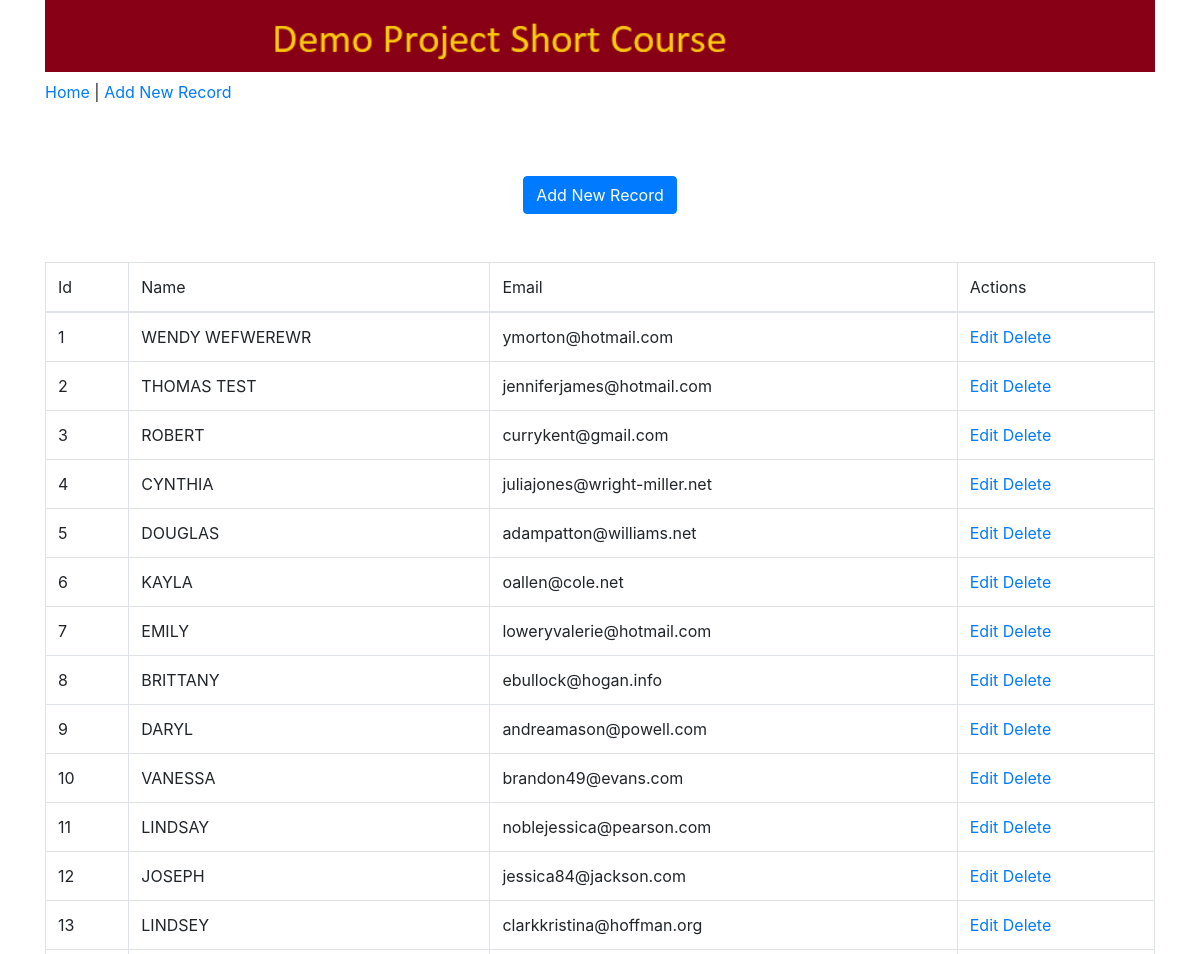
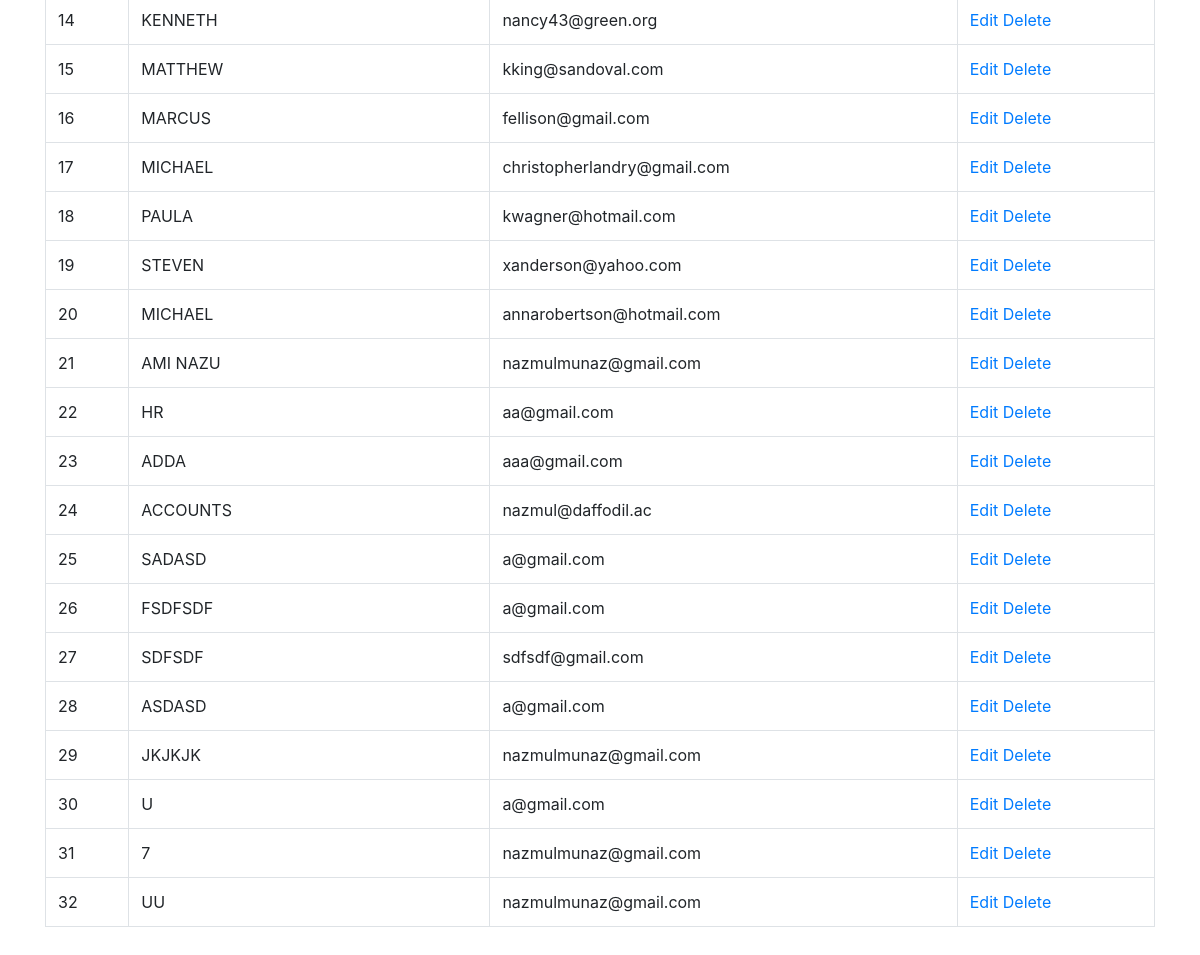
The page / on the database its author committed (2 pictures, top to bottom).
### less4App/models.py (models this page shows, shortened)
class Employee(models.Model):
    id = models.AutoField(primary_key=True)
    name = models.CharField("Employee Name", max_length=100)
    email = models.EmailField("Email Address", max_length=100)
    dob = models.DateTimeField("Date of Birth",help_text="Format: yyyy/mm/dd")
    salary = models.FloatField("Monthly Salary")
    class Meta:
        db_table = "employees"

### less4App/views.py (the view)
# urls.py: path('', views.index,name="index"),
def index(request):
    emp = Employee.objects.all()
    context = {'title': 'Welcome', 'employees': emp}
    return render(request, 'index.html', context)

### less4App/templates/index.html (shortened to what this page needs)
{% extends 'base.html' %}
{% block content %}
    <div class="">
      <br>
      <center><a href="/create" class="btn btn-primary">Add New Record</a></center>
      <br><br>
    </div>
    <table class="table table-bordered" id="emptable" data-page-length='5'>
      <thead class="thead-dark">
        <tr>
          <td>Id</td>
          <td>Name</td>
          <td>Email</td>
          <td>Actions</td>
        </tr>
      </thead>
      <tbody>
        {% for emp in employees %}
        <tr>
          <td>{{emp.id}}</td>
          <td>{{emp.name | upper }}</td>
          <td>{{emp.email}}</td>
          <td>
                <a href="/edit/{{ emp.id }}">Edit</a>
                <a href="/delete/{{ emp.id }}">Delete</a>
          </td>
        </tr>
        {% endfor %}
      </tbody>
    </table>
<br>
{% endblock %}

### less4App/templates/base.html (shortened to what this page needs)
{% load staticfiles %}
<!DOCTYPE html>
<html lang="en">
  <head>
   <link rel="stylesheet" href="https://stackpath.bootstrapcdn.com/bootstrap/4.3.1/css/bootstrap.min.css">
  <link rel="stylesheet" type="text/css" href="https://cdn.datatables.net/v/bs4-4.1.1/dt-1.10.18/datatables.min.css"/>
  <link href="https://cdnjs.cloudflare.com/ajax/libs/bootstrap-datepicker/1.7.1/css/bootstrap-datepicker.min.css" rel="stylesheet"/>
  </head>
<body>
  <header>
    <div class="container">
      <div class="row">
        <div class="col-sm-12">
          <h1>
            <a href="">
              <img src="{% static 'images/logo.png' %}" alt="No Image" class="logo" width=100%>
            </a>
          </h1>
        </div>
      </div>
    </div>
  </header>
  <nav class="menu">
    <div class="container">
      <a href="/">Home</a> |
      <a href="/create">Add New Record</a>
    </div>
  </nav>
  <br><br>
  <main>
    <div class="container">
      {% block content %}{% endblock %}
    </div>
  </main>
</body>
</html>

### rows shown on the page
Employee: id "1", name "WENDY WEFWEREWR", email "ymorton@hotmail.com"
Employee: id "2", name "THOMAS TEST", email "jenniferjames@hotmail.com"
Employee: id "3", name "ROBERT", email "currykent@gmail.com"
Employee: id "4", name "CYNTHIA", email "juliajones@wright-miller.net"
Employee: id "5", name "DOUGLAS", email "adampatton@williams.net"
Employee: id "6", name "KAYLA", email "oallen@cole.net"
Employee: id "7", name "EMILY", email "loweryvalerie@hotmail.com"
Employee: id "8", name "BRITTANY", email "ebullock@hogan.info"
Employee: id "9", name "DARYL", email "andreamason@powell.com"
Employee: id "10", name "VANESSA", email "brandon49@evans.com"
Employee: id "11", name "LINDSAY", email "noblejessica@pearson.com"
Employee: id "12", name "JOSEPH", email "jessica84@jackson.com"
Employee: id "13", name "LINDSEY", email "clarkkristina@hoffman.org"
Employee: id "14", name "KENNETH", email "nancy43@green.org"
Employee: id "15", name "MATTHEW", email "kking@sandoval.com"
Employee: id "16", name "MARCUS", email "fellison@gmail.com"
Employee: id "17", name "MICHAEL", email "christopherlandry@gmail.com"
Employee: id "18", name "PAULA", email "kwagner@hotmail.com"
Employee: id "19", name "STEVEN", email "xanderson@yahoo.com"
Employee: id "20", name "MICHAEL", email "annarobertson@hotmail.com"
Employee: id "21", name "AMI NAZU", email "nazmulmunaz@gmail.com"
Employee: id "22", name "HR", email "aa@gmail.com"
Employee: id "23", name "ADDA", email "aaa@gmail.com"
Employee: id "24", name "ACCOUNTS", email "nazmul@daffodil.ac"
Employee: id "25", name "SADASD", email "a@gmail.com"
Employee: id "26", name "FSDFSDF", email "a@gmail.com"
Employee: id "27", name "SDFSDF", email "sdfsdf@gmail.com"
Employee: id "28", name "ASDASD", email "a@gmail.com"
Employee: id "29", name "JKJKJK", email "nazmulmunaz@gmail.com"
Employee: id "30", name "U", email "a@gmail.com"
Employee: id "31", name "7", email "nazmulmunaz@gmail.com"
Employee: id "32", name "UU", email "nazmulmunaz@gmail.com"
